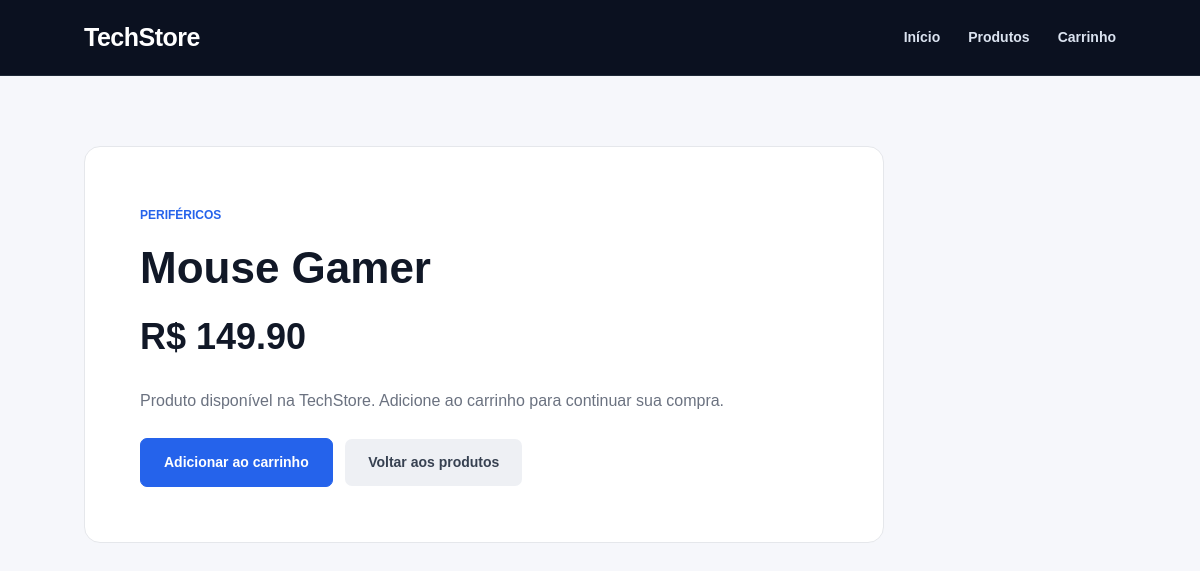
Screenshot of /produto/1 with the database file from the repository.
### tables this page shows
CREATE TABLE produtos (
    id INTEGER PRIMARY KEY AUTOINCREMENT,
    nome TEXT NOT NULL,
    preco REAL NOT NULL,
    categoria TEXT NOT NULL
);

### app.py (the view)
@app.route("/produto/<int:produto_id>")
def produto(produto_id):
    produto = buscar_produto(produto_id)
    if not produto:
        return "Produto não encontrado", 404
    return render_template(
        "produto.html",
        produto=produto
    )

### app.py (called while the page is built)
def conectar_banco():
    conexao = sqlite3.connect("loja.db")
    conexao.row_factory = sqlite3.Row
    return conexao

def buscar_produto(produto_id):
    conexao = conectar_banco()
    cursor = conexao.cursor()
    cursor.execute(
        """
        SELECT *
        FROM produtos
        WHERE id = ?
        """,
        (produto_id,)
    )
    produto = cursor.fetchone()
    conexao.close()
    return produto

### templates/produto.html (shortened to what this page needs)
<!DOCTYPE html>
<html lang="pt-BR">
<head>
    <link
        rel="stylesheet"
        href="{{ url_for('static', filename='style.css') }}"
    >
</head>
<body>
<header>
    <h1>TechStore</h1>
    <nav>
        <a href="/">Início</a>
        <a href="/produtos">
            Produtos
        </a>
        <a href="/carrinho">
            Carrinho
        </a>
    </nav>
</header>
<main>
    <div class="produto-detalhe">
        <span>
            {{ produto["categoria"] }}
        </span>
        <h2>
            {{ produto["nome"] }}
        </h2>
        <p class="preco grande">
            R$ {{ "%.2f"|format(produto["preco"]) }}
        </p>
        <p>
            Produto disponível na TechStore.
            Adicione ao carrinho para continuar sua compra.
        </p>
        <a
            class="botao"
            href="/adicionar/{{ produto['id'] }}"
        >
            Adicionar ao carrinho
        </a>
        <a
            class="botao-secundario"
            href="/produtos"
        >
            Voltar aos produtos
        </a>
    </div>
</main>
</body>
</html>

### static/style.css (style rules this page uses)
* { margin: 0; padding: 0; box-sizing: border-box; }
html { scroll-behavior: smooth; }
body { font-family: Arial, Helvetica, sans-serif; background: #f6f7fb; color: #111827; line-height: 1.5; }
a { transition: 0.2s; }
header { background: #0b1120; color: white; min-height: 76px; padding: 0 7%; display: flex; justify-content: space-between; align-items: center; border-bottom: 1px solid #1f2937; }
header h1 { font-size: 25px; letter-spacing: -0.5px; }
nav { display: flex; align-items: center; gap: 28px; }
nav a { color: #dbe3f0; text-decoration: none; font-size: 14px; font-weight: 600; }
main { width: 86%; max-width: 1250px; margin: auto; padding: 70px 0; }
.botao { display: inline-block; background: #2563eb; color: white; text-decoration: none; padding: 13px 23px; border-radius: 7px; font-size: 14px; font-weight: bold; border: 1px solid #2563eb; }
.botao-secundario { display: inline-block; color: #374151; background: #eef0f4; text-decoration: none; padding: 13px 23px; border-radius: 7px; font-size: 14px; font-weight: bold; margin-left: 8px; }
.preco { font-size: 25px; font-weight: bold; color: #111827; margin-bottom: 22px; }
.produto-detalhe { background: white; max-width: 800px; padding: 55px; border: 1px solid #e5e7eb; border-radius: 16px; }
.produto-detalhe span { color: #2563eb; font-size: 12px; font-weight: bold; text-transform: uppercase; }
.produto-detalhe h2 { font-size: 44px; line-height: 1.1; margin: 18px 0; }
.produto-detalhe p { color: #6b7280; margin-bottom: 25px; }
.produto-detalhe .preco { color: #111827; }
.grande { font-size: 36px; }

### rows the page displays
produtos: categoria "PERIFÉRICOS", nome "Mouse Gamer", preco "149.90"
